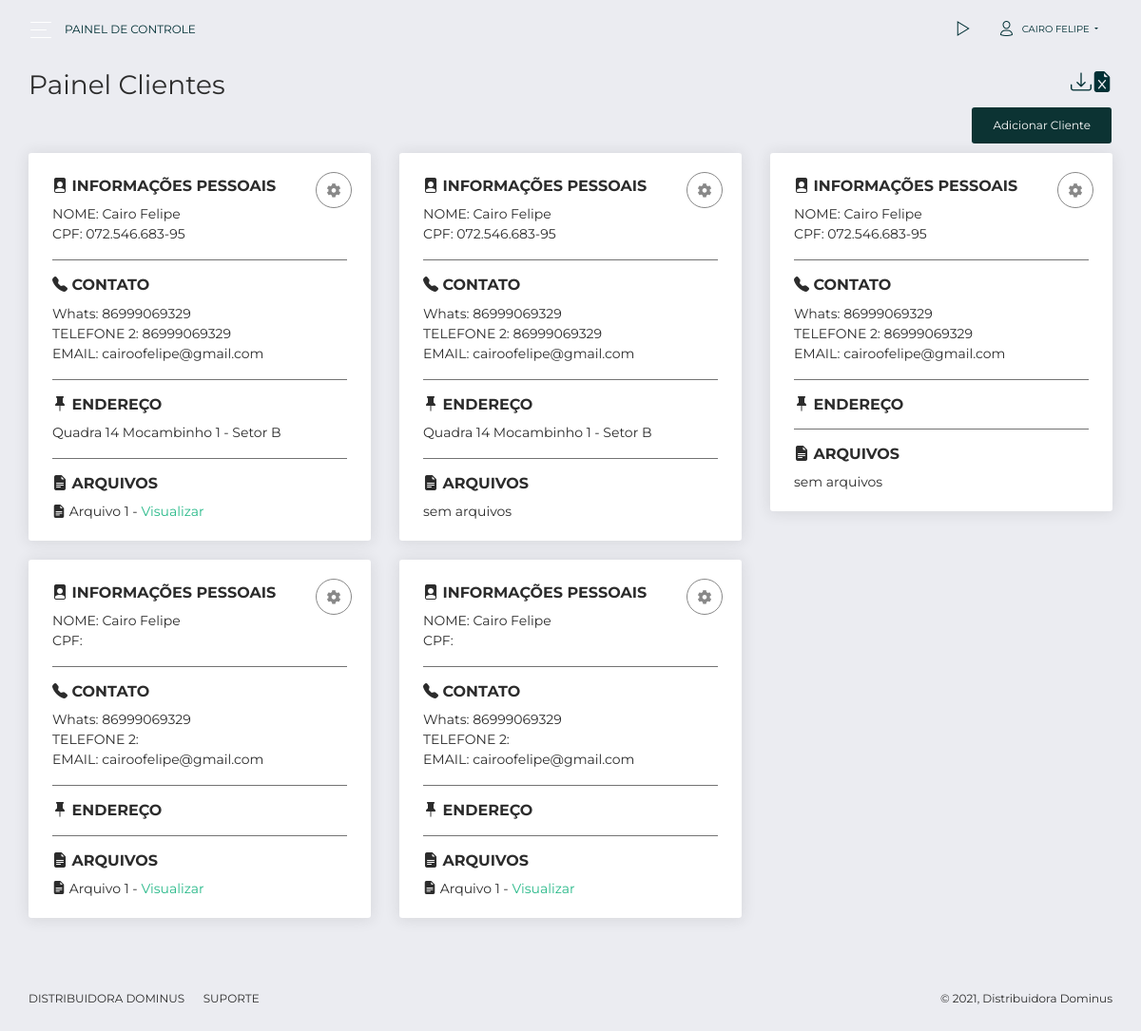
The app's page /admin/painel-clientes.php (signed in) with its own data.
### tables this page shows
CREATE TABLE `clientes` (
  `id` int(11) NOT NULL AUTO_INCREMENT,
  `nome` varchar(100) DEFAULT NULL,
  `cpf_cnpj` varchar(100) DEFAULT NULL,
  `email` varchar(50) DEFAULT NULL,
  `endereco` varchar(500) DEFAULT NULL,
  `whats` varchar(100) DEFAULT NULL,
  `telefone2` varchar(100) DEFAULT NULL,
  `tipo` varchar(50) DEFAULT NULL,
  `user_create` varchar(50) DEFAULT NULL,
  `id_estadual` varchar(50) DEFAULT NULL,
  `data_nascimento` varchar(50) DEFAULT NULL,
  `arq1` varchar(200) DEFAULT NULL,
  `nome_arq1` varchar(200) DEFAULT NULL,
  PRIMARY KEY (`id`)
);

### admin/painel-clientes.php (the view, shortened to what this page needs)
<?php
require_once 'dbconfig.php';
?>
<!DOCTYPE html>
<html lang="pt-br">
<head>
  <link rel="stylesheet" href="https://use.fontawesome.com/releases/v5.7.1/css/all.css">
  <link rel="stylesheet" href="https://maxcdn.bootstrapcdn.com/bootstrap/4.5.2/css/bootstrap.min.css">
  <link href="./assets/css/owl.carousel.min.css" rel="stylesheet">
  <link href="./assets/css/now-ui-dashboard.css" rel="stylesheet" />
</head>
<body>
  <div class="wrapper">
    <?php include "nav.php" ?>
    <div class="content">
      <div class="row">
        <div class="col-8">
          <h3>Painel Clientes</h3>
        </div>
        <div class="col-4 text-right">
          <a href="gerador-excel.php" class="baixar-excel"><i class="bi bi-download"></i><i class="bi bi-file-earmark-excel-fill"></i></a>
          <br>
          <a href="add-cliente.php"><button class="btn btn-primary">Adicionar Cliente</button></a>
        </div>
      </div>
      <div class="row">
        <?php
        $stmt = $DB_con->prepare("SELECT id,nome,cpf_cnpj,email,endereco,whats,telefone2,tipo,data_nascimento,id_estadual,arq1 FROM clientes ORDER BY id DESC");
        $stmt->execute();
        if ($stmt->rowCount() > 0) {
          while ($row = $stmt->fetch(PDO::FETCH_ASSOC)) {
            extract($row);
        ?>
            <div class="col-lg-4">
              <div class="card card-chart" <?php
                                            if ($tipo == 'CNPJ') {
                                              echo 'style="background-color:#0E3163;color:white;"';
                                            }
                                            ?>>
                <div class="card-header2">
                  <h2 class="card-category2">
                    <i class="bi bi-file-person-fill"></i> INFORMAÇÕES PESSOAIS
                  </h2>
                  NOME: <?php echo $nome; ?>
                  <br>
                  CPF: <?php echo $cpf_cnpj; ?>
                  <br>
                  <hr style="background-color:gray;">
                  <h2 class="card-category2">
                    <i class="bi bi-telephone-fill"></i> CONTATO
                  </h2>
                  Whats: <?php echo $whats; ?>
                  <br>
                  TELEFONE 2: <?php echo $telefone2; ?>
                  <br>
                  EMAIL:
                  <?php
                  if ($email == '') {
                    echo "NÃO INFORMADO";
                  } else {
                    echo $email;
                  }
                  ?>
                  <hr style="background-color:gray;">
                  <h2 class="card-category2">
                    <i class="bi bi-pin-fill"></i> ENDEREÇO
                  </h2>
                  <?php echo $endereco; ?>
                  <hr style="background-color:gray;">
                  <h2 class="card-category2">
                    <i class='bi bi-file-earmark-text-fill'></i> ARQUIVOS
                  </h2>
                  <?php
                  if ($arq1 == '') {
                    echo "sem arquivos";
                  }
                  ?>
                  <?php
                  if (!($arq1 == '')) {
                  ?>
                    <i class='bi bi-file-earmark-text-fill'></i> Arquivo 1 - <a target="_blank" href="images/clientes/<?php echo $row['arq1']; ?>">Visualizar</a>
                    <br>
                  <?php
                  }
                  ?>
                  <div class="dropdown">
                    <button type="button" class="btn btn-round btn-outline-default dropdown-toggle btn-simple btn-icon no-caret" data-toggle="dropdown">
                      <i class="fas fa-cog"></i>
                    </button>
                  </div>
                </div>
              </div>
            </div>
          <?php
          }
        }
        ?>
      </div>
    </div>
    <?php include 'footer.php'; ?>
  </div>
  </div>
</body>
</html>

### records on screen
clientes: nome "Cairo Felipe", cpf_cnpj "072.546.683-95", whats "86999069329", telefone2 "86999069329", email "cairoofelipe@gmail.com", endereco "Quadra 14 Mocambinho 1 - Setor B"
clientes: nome "Cairo Felipe", cpf_cnpj "072.546.683-95", whats "86999069329", telefone2 "86999069329", email "cairoofelipe@gmail.com", endereco "Quadra 14 Mocambinho 1 - Setor B", shows "sem arquivos"
clientes: nome "Cairo Felipe", cpf_cnpj "072.546.683-95", whats "86999069329", telefone2 "86999069329", email "cairoofelipe@gmail.com", shows "sem arquivos"
clientes: nome "Cairo Felipe", whats "86999069329", email "cairoofelipe@gmail.com"
clientes: nome "Cairo Felipe", whats "86999069329", email "cairoofelipe@gmail.com"

### other values on screen
$_SESSION['name'] "CAIRO FELIPE"
